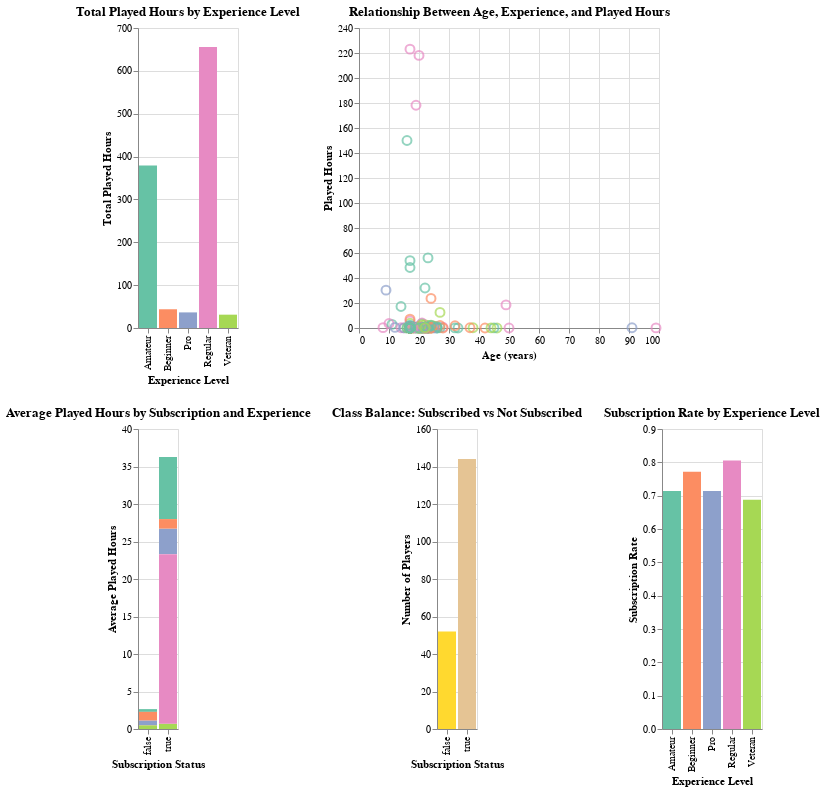

Write notebook code for a chart like this one.
### Code cell
# This chart displays the total played hours for each experience level to highlight how engagement differs among player types.
plot_bar1 = (
    alt.Chart(dropped_players)
    .mark_bar()
    .encode(
        x=alt.X("experience:N", title="Experience Level"),
        y=alt.Y("sum(played_hours):Q", title="Total Played Hours"),
        color=alt.Color("experience:N", title="Experience"),
        tooltip=["experience", alt.Tooltip("sum(played_hours):Q", title="Total Hours")]
    )
    .properties(title="Total Played Hours by Experience Level")
)

# This bar chart compares the average played hours by subscription status across different experience levels.
plot_bar2 = (
    alt.Chart(dropped_players)
    .mark_bar()
    .encode(
        x=alt.X("subscribe:N", title="Subscription Status"),
        y=alt.Y("mean(played_hours):Q", title="Average Played Hours"),
        color = alt.Color("experience").title("Experience").scale(scheme = "set2"),
        tooltip=[
            "subscribe",
            "experience",
            alt.Tooltip("mean(played_hours):Q", title="Average Hours"),
        ],
    )
    .properties(title="Average Played Hours by Subscription and Experience")
)

# This plot shows the overall class balance between subscribed and non-subscribed players to confirm whether the data is imbalanced.
plot_class = (
    alt.Chart(dropped_players)
    .mark_bar()
    .encode(
        x=alt.X("subscribe:N", title="Subscription Status"),
        y=alt.Y("count():Q", title="Number of Players"),
        color=alt.Color("subscribe:N", legend=None).scale(scheme = "set2"),
        tooltip=["subscribe", alt.Tooltip("count():Q", title="Count")],
    )
    .properties(title="Class Balance: Subscribed vs Not Subscribed")
)

# This chart illustrates the average subscription rate within each experience level.
plot_rate = (
    alt.Chart(dropped_players)
    .mark_bar()
    .encode(
        x=alt.X("experience:N", title="Experience Level"),
        y=alt.Y("mean(subscribe):Q", title="Subscription Rate"),
        color=alt.Color("experience:N", legend=None),
        tooltip=[
            "experience",
            alt.Tooltip("mean(subscribe):Q", title="Subscription Rate"),
        ],
    )
    .properties(title="Subscription Rate by Experience Level")
)


# This scatter plot shows how age relates to total played hours. Color indicates each player's experience level.
plot_scatter = (
    alt.Chart(dropped_players)
    .mark_point(size=80, opacity=0.7)
    .encode(
        x=alt.X("age:Q", title="Age (years)"),
        y=alt.Y("played_hours:Q", title="Played Hours"),
        color=alt.Color("experience:N", title="Experience"),
        tooltip=["age", "played_hours", "experience", "subscribe"]
    )
    .properties(title="Relationship Between Age, Experience, and Played Hours")
)

(plot_bar1 | plot_scatter ) & ( plot_bar2 | plot_class | plot_rate )

### Figure 1 — Vega-Lite specification as saved in the notebook (floating-point values rounded to 4 significant figures; data arrays with more than 128 entries replaced by an {"elided": "..."} marker saying what was removed)
{"config": {"view": {"continuousWidth": 300, "continuousHeight": 300}}, "vconcat": [{"hconcat": [{"mark": {"type": "bar"}, "encoding": {"color": {"field": "experience", "title": "Experience", "type": "nominal"}, "tooltip": [{"field": "experience", "type": "nominal"}, {"aggregate": "sum", "field": "played_hours", "title": "Total Hours", "type": "quantitative"}], "x": {"field": "experience", "title": "Experience Level", "type": "nominal"}, "y": {"aggregate": "sum", "field": "played_hours", "title": "Total Played Hours", "type": "quantitative"}}, "title": "Total Played Hours by Experience Level"}, {"mark": {"type": "point", "opacity": 0.7, "size": 80}, "encoding": {"color": {"field": "experience", "title": "Experience", "type": "nominal"}, "tooltip": [{"field": "age", "type": "quantitative"}, {"field": "played_hours", "type": "quantitative"}, {"field": "experience", "type": "nominal"}, {"field": "subscribe", "type": "nominal"}], "x": {"field": "age", "title": "Age (years)", "type": "quantitative"}, "y": {"field": "played_hours", "title": "Played Hours", "type": "quantitative"}}, "title": "Relationship Between Age, Experience, and Played Hours"}]}, {"hconcat": [{"mark": {"type": "bar"}, "encoding": {"color": {"field": "experience", "scale": {"scheme": "set2"}, "title": "Experience", "type": "nominal"}, "tooltip": [{"field": "subscribe", "type": "nominal"}, {"field": "experience", "type": "nominal"}, {"aggregate": "mean", "field": "played_hours", "title": "Average Hours", "type": "quantitative"}], "x": {"field": "subscribe", "title": "Subscription Status", "type": "nominal"}, "y": {"aggregate": "mean", "field": "played_hours", "title": "Average Played Hours", "type": "quantitative"}}, "title": "Average Played Hours by Subscription and Experience"}, {"mark": {"type": "bar"}, "encoding": {"color": {"field": "subscribe", "legend": null, "scale": {"scheme": "set2"}, "type": "nominal"}, "tooltip": [{"field": "subscribe", "type": "nominal"}, {"aggregate": "count", "title": "Count", "type": "quantitative"}], "x": {"field": "subscribe", "title": "Subscription Status", "type": "nominal"}, "y": {"aggregate": "count", "title": "Number of Players", "type": "quantitative"}}, "title": "Class Balance: Subscribed vs Not Subscribed"}, {"mark": {"type": "bar"}, "encoding": {"color": {"field": "experience", "legend": null, "type": "nominal"}, "tooltip": [{"field": "experience", "type": "nominal"}, {"aggregate": "mean", "field": "subscribe", "title": "Subscription Rate", "type": "quantitative"}], "x": {"field": "experience", "title": "Experience Level", "type": "nominal"}, "y": {"aggregate": "mean", "field": "subscribe", "title": "Subscription Rate", "type": "quantitative"}}, "title": "Subscription Rate by Experience Level"}]}], "data": {"name": "data-2def6b37beff92aab52e02bfdd6aab08"}, "$schema": "https://vega.github.io/schema/vega-lite/v5.20.1.json", "datasets": {"data-2def6b37beff92aab52e02bfdd6aab08": {"elided": "196 records"}}}
